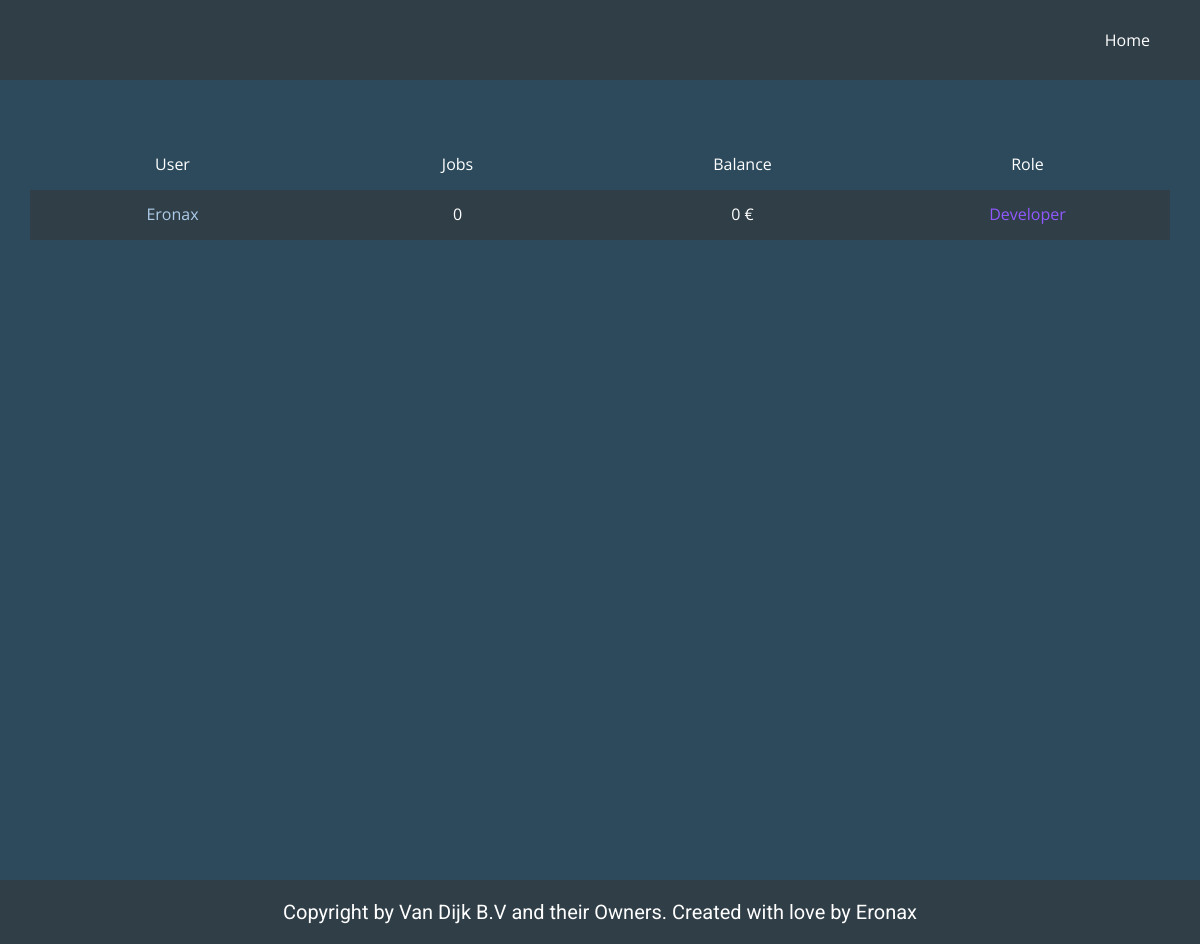
Before: /drivers.php with the older database file.
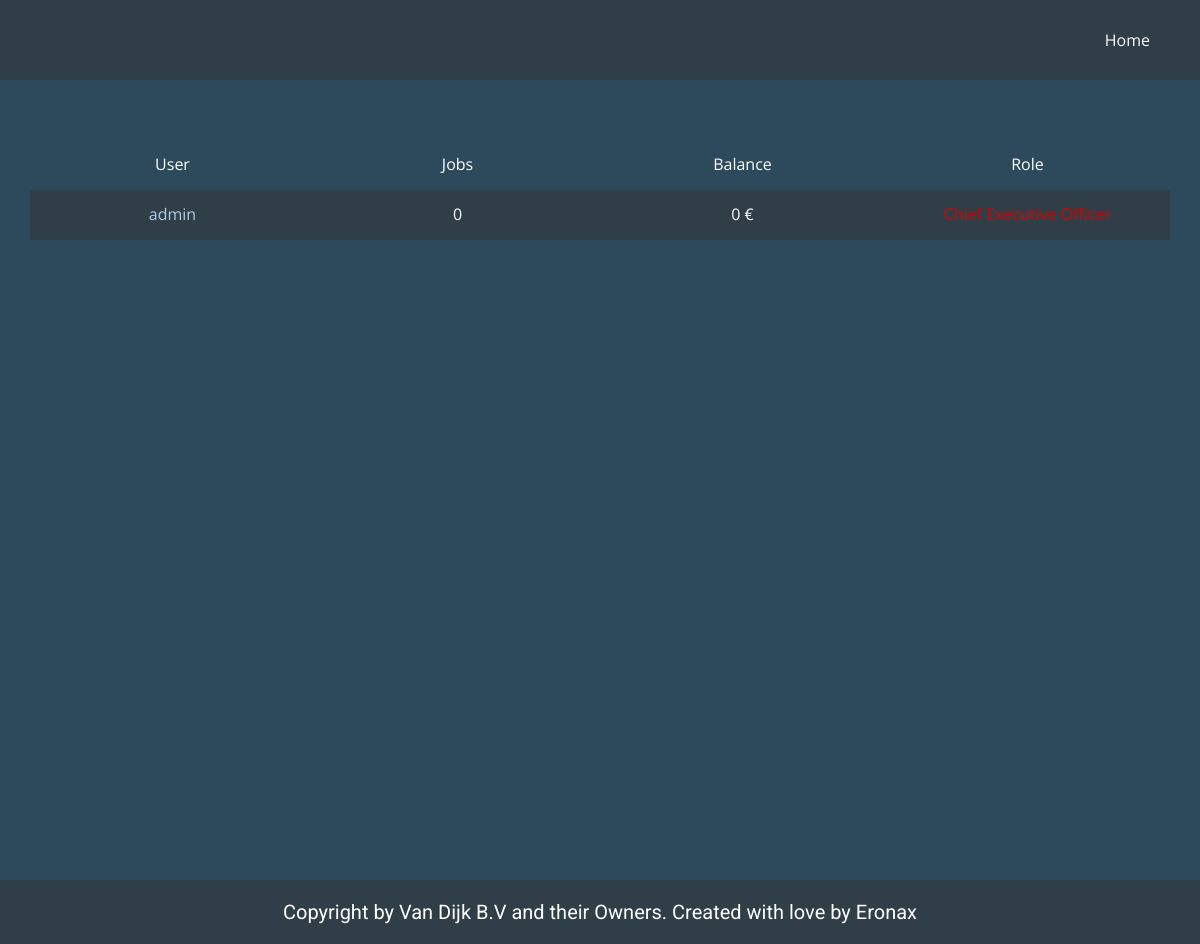
After: the same page with the newer database file.
### tables this page shows
CREATE TABLE IF NOT EXISTS `users` (
  `id` int(11) NOT NULL AUTO_INCREMENT,
  `username` varchar(50) NOT NULL,
  `password` varchar(50) NOT NULL,
  `role_id` int(11) NOT NULL DEFAULT 22,
  `status` varchar(50) NOT NULL DEFAULT 'Not Verified',
  `discord` varchar(50) NOT NULL,
  `truckersmp` int(50) NOT NULL,
  `user_pb` text NOT NULL DEFAULT 'https://moonvillageassociation.org/wp-content/uploads/2018/06/default-profile-picture1.jpg',
  `information_color` varchar(50) NOT NULL DEFAULT '#fffff',
  `information` text NOT NULL DEFAULT 'There is no information yet.',
  `last_online` timestamp NOT NULL DEFAULT current_timestamp(),
  `role_update` timestamp NOT NULL DEFAULT current_timestamp(),
  `updated_at` timestamp NOT NULL DEFAULT current_timestamp(),
  `created_at` timestamp NOT NULL DEFAULT current_timestamp(),
  PRIMARY KEY (`id`),
  UNIQUE KEY `username` (`username`)
);

CREATE TABLE IF NOT EXISTS `roles` (
  `id` int(11) NOT NULL AUTO_INCREMENT,
  `perms` int(11) NOT NULL,
  `name` varchar(50) NOT NULL,
  `color` varchar(50) NOT NULL,
  `updated_at` timestamp NOT NULL DEFAULT current_timestamp() ON UPDATE current_timestamp(),
  `created_at` timestamp NOT NULL DEFAULT current_timestamp(),
  PRIMARY KEY (`id`)
);

CREATE TABLE IF NOT EXISTS `banks` (
  `id` int(11) NOT NULL AUTO_INCREMENT,
  `username` tinytext NOT NULL,
  `balance` int(11) NOT NULL DEFAULT 0,
  `updated_at` timestamp NOT NULL DEFAULT current_timestamp() ON UPDATE current_timestamp(),
  `created_at` timestamp NOT NULL DEFAULT current_timestamp(),
  PRIMARY KEY (`id`)
);

### public/drivers.php (called while the page is built, shortened)
<?php
include '../app/classes/information.php';
include '../app/database.php';
include '../app/config.php';
$all_users = get_all_users($con);
require '../views/drivers.view.php';

### app/database.php (called while the page is built, shortened)
<?php
function get_all_users($con)
{
    $query = "SELECT users.id, users.username, count(jobs.id) AS jobs, banks.balance AS balance, roles.name as role, roles.color as rolecolor
    FROM users
    LEFT JOIN jobs ON users.username = jobs.username
    JOIN banks ON users.id=banks.id
    JOIN roles ON users.role_id=roles.id
    GROUP BY users.id,users.username
    ORDER BY roles.id";
    $all_users = $con->query($query);
    return $all_users;
}

### views/drivers.view.php (the view, shortened to what this page needs)
<!DOCTYPE html>
<html style="font-size: 16px;">
<head>
  <link rel="stylesheet" href="../views/css/nicepage_users.css" media="screen">
  <link rel="stylesheet" href="../views/css/users.css" media="screen">
</head>
<body class="u-body">
  <section class="u-align-center u-clearfix u-custom-color-2 u-section-1" id="sec-d44b">
    <div class="u-clearfix u-sheet u-sheet-1">
      <div class="u-expanded-width u-table u-table-responsive u-table-1">
        <table class="u-table-entity u-table-entity-1">
          <colgroup>
            <col width="25%">
            <col width="25%">
            <col width="25%">
            <col width="25%">
          </colgroup>
          <tbody class="u-align-center u-table-alt-custom-color-1 u-table-body">
            <tr style="height: 50px;">
              <td class="u-table-cell">User</td>
              <td class="u-table-cell">Jobs</td>
              <td class="u-table-cell">Balance</td>
              <td class="u-table-cell">Role</td>
            </tr>
            <?php while ($user = $all_users->fetch_assoc()) : ?>
              <tr style="height: 50px;">
                <td class="u-table-cell"><a href="../public/profile.php?id=<?php echo $user['id'] ?>"><?php echo $user["username"] ?></a></td>
                <td class="u-table-cell"><?php echo $user["jobs"] ?></td>
                <td class="u-table-cell"><?php echo $user["balance"] ?> €</td>
                <td class="u-table-cell"><span style="color: <?php echo $user["rolecolor"] ?>;"><?php echo $user["role"] ?></span></td>
              </tr>
            <?php endwhile; ?>
          </tbody>
        </table>
      </div>
    </div>
  </section>
</body>
</html>

Changed rows visible on the page:
changed users: username "Eronax" → "admin"; role_id 4 → 1 (drawn); role.name "Developer" → (not shown)
